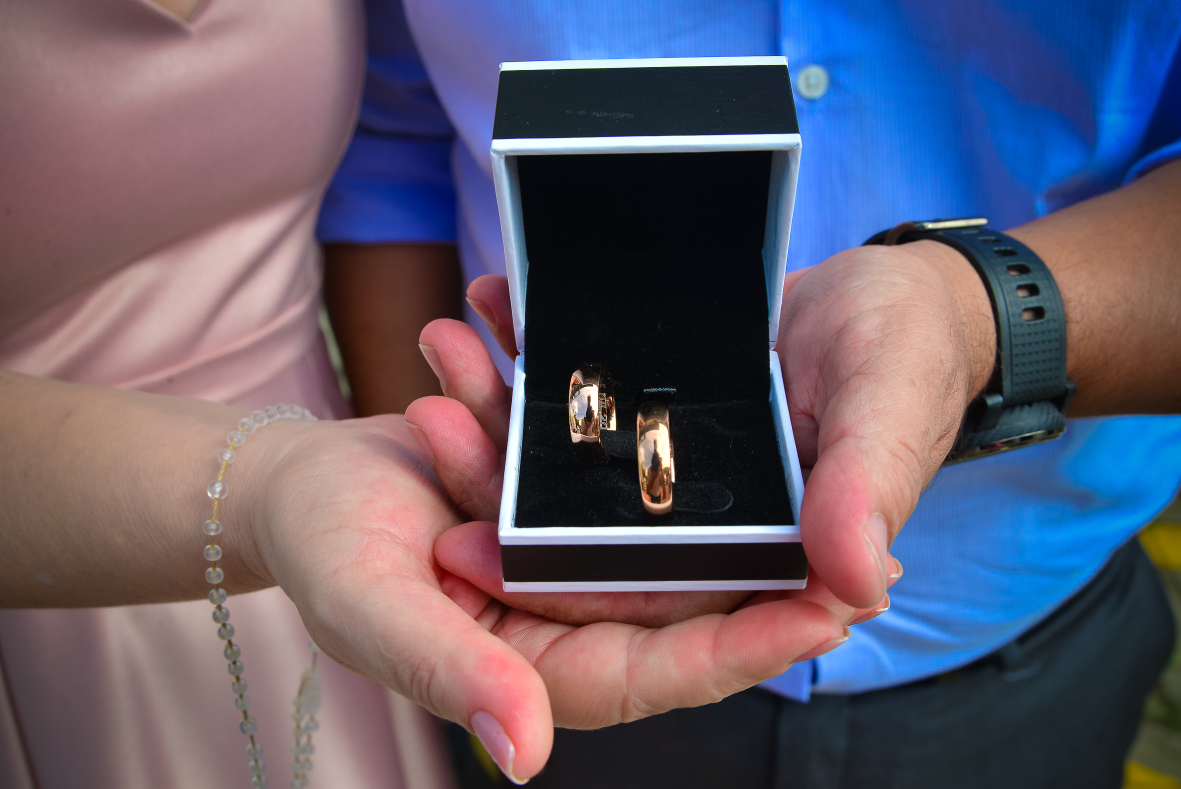
#> input picture photos/original/DSC_0001.jpg, 2362 x 1577 px (shown at 1/2 size); its folder holds only this picture in this run
$ python process_images.py
#> lines starting #> are read from the running program, lines starting #| are printed output that depends on the picture
# process_images.py
from PIL import Image, ImageOps
import json
import os

INPUT_DIR = "photos/original"
OUT_DIR = "static/photos"           # fotos finais direto na pasta static
THUMB_DIR = "static/photos/thumbs"  # thumbs direto na pasta static
MAX_DIM = 2400        # max largura/altura para fotos finais
THUMB_SIZE = (400, 400)
BORDER = 40           # px
BORDER_COLOR = (245, 242, 238)  # cor da moldura (tupla RGB)

os.makedirs(OUT_DIR, exist_ok=True)
os.makedirs(THUMB_DIR, exist_ok=True)

def process_image(in_path):
    # Converte o nome do arquivo para minúsculas e muda a extensão para .webp
#> called with in_path = 'photos/original/DSC_0001.jpg'
    base_name = os.path.splitext(os.path.basename(in_path).lower())[0]
    out_path = os.path.join(OUT_DIR, f"{base_name}.webp")
    thumb_path = os.path.join(THUMB_DIR, f"{base_name}.webp")

    with Image.open(in_path) as im:
        # Garante que a imagem está em modo RGB antes de processar
#> im is the input picture: PIL image 2362x1577 RGB; mean R, G, B 96.9, 90.1, 107.4
        im = im.convert("RGB")

        # redimensiona se maior que MAX_DIM
        w, h = im.size
#> w = 2362; h = 1577
        if max(w, h) > MAX_DIM:
            scale = MAX_DIM / max(w, h)
            im = im.resize((int(w*scale), int(h*scale)), Image.LANCZOS)

        # Adiciona borda e salva a foto final em WebP
        framed = ImageOps.expand(im, border=BORDER, fill=BORDER_COLOR)
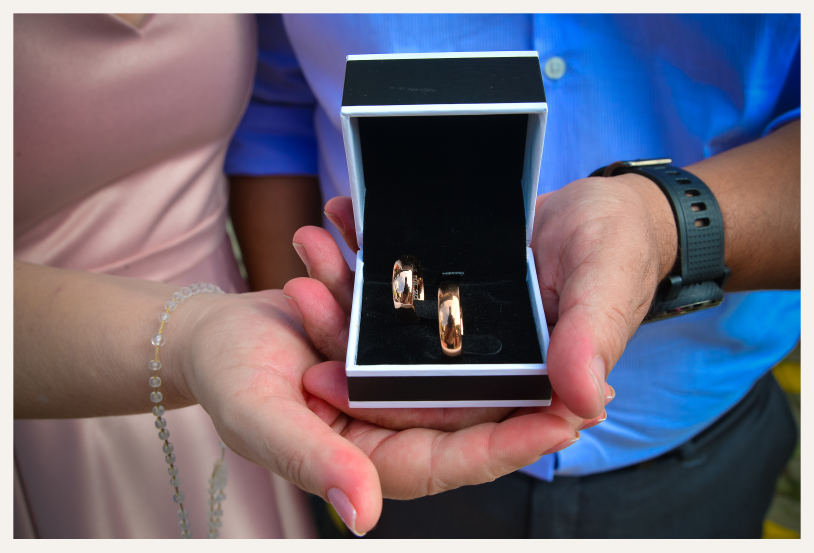
#> framed: PIL image 2442x1657 RGB (shown at 1/3 size); mean R, G, B 108.7, 102.1, 117.7
        final_w, final_h = framed.size
#> final_w = 2442; final_h = 1657
        framed.save(out_path, 'webp', quality=90)

        # criar thumbnail
        thumb = im.copy()
        thumb.thumbnail(THUMB_SIZE, Image.LANCZOS)
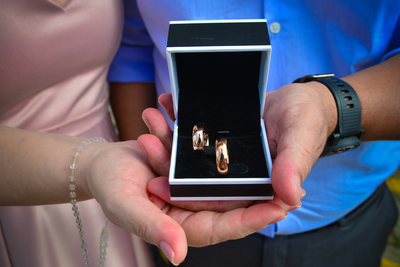
#> thumb: PIL image 400x267 RGB; mean R, G, B 97, 90.2, 107.5
        # Adiciona uma borda menor para o thumbnail
        thumb_border = 10
        thumb = ImageOps.expand(thumb, border=thumb_border, fill=BORDER_COLOR)
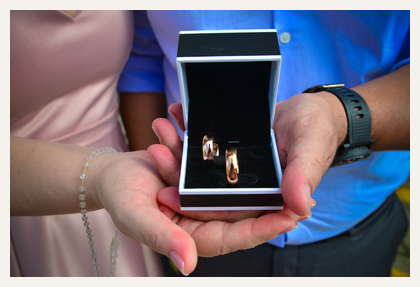
#> thumb: PIL image 420x287 RGB; mean R, G, B 113.9, 107.5, 122.3
        thumb.save(thumb_path, 'webp', quality=80)

        # Retorna os dados da imagem para o JSON
        return {
            "src": os.path.basename(out_path),
            "thumb": os.path.basename(thumb_path),
            "w": final_w,
            "h": final_h
        }

if __name__ == "__main__":
    files = [f for f in os.listdir(INPUT_DIR) if f.lower().endswith(('.jpg','.jpeg','.png'))]
    files.sort()

    image_data = []
    for f in files:
        in_path = os.path.join(INPUT_DIR, f)
        print("Processando:", f)
        data = process_image(in_path)
        image_data.append(data)

    # Salva os metadados em um arquivo JSON
    with open(os.path.join(OUT_DIR, 'photos.json'), 'w') as f:
        json.dump(image_data, f, indent=2)

    print("\nPronto! Fotos processadas e 'photos.json' criado.")

$ run again, on photos/original/DSC_0006.jpg
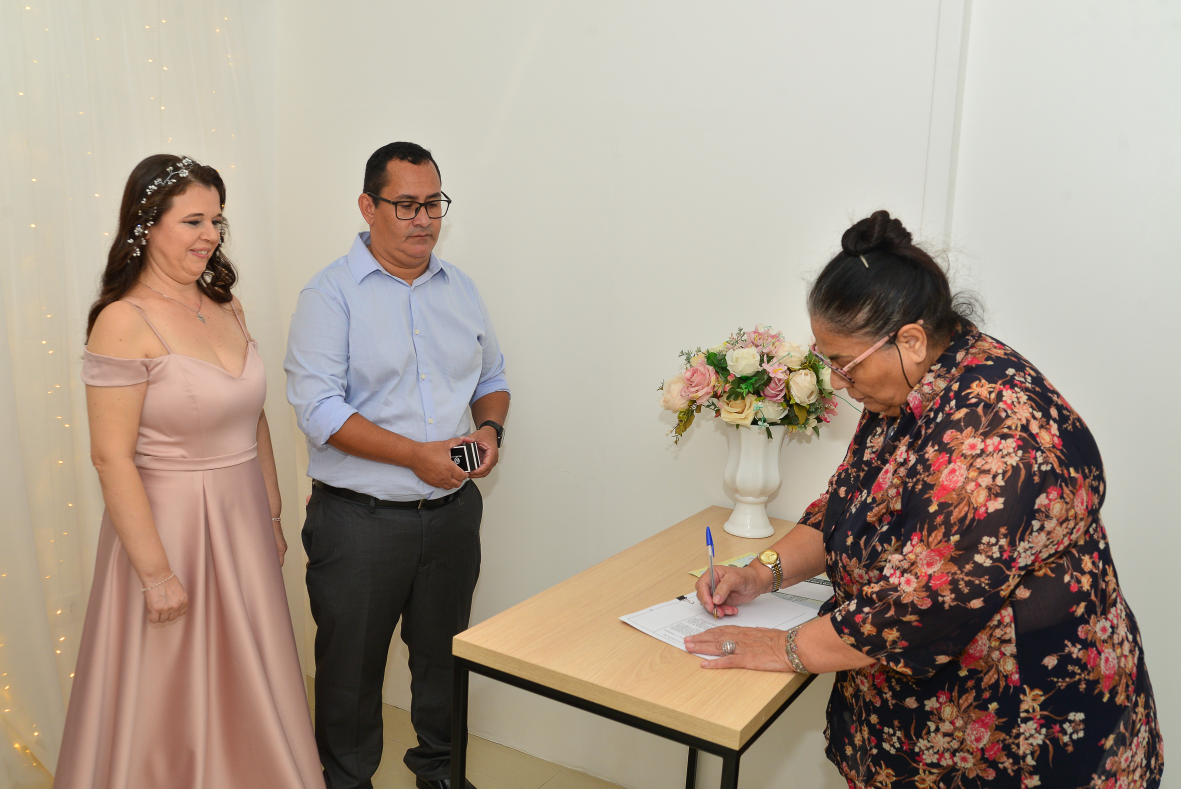
#> input picture photos/original/DSC_0006.jpg, 2362 x 1577 px (shown at 1/2 size)
#> in process_image, im is the input picture: PIL image 2362x1577 RGB; mean R, G, B 169.8, 154.8, 140.8
#> in process_image, `framed = ImageOps.expand(im, border=BORDER, fill=BORDER_COLOR)`:
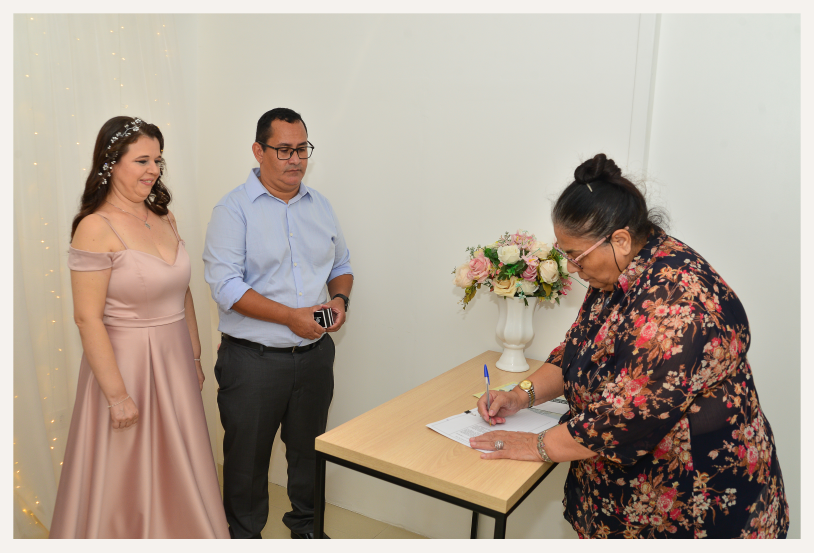
#> framed: PIL image 2442x1657 RGB (shown at 1/3 size); mean R, G, B 175.8, 161.8, 148.5
#> in process_image, `thumb = ImageOps.expand(thumb, border=thumb_border, fill=BORDER_COLOR)`:
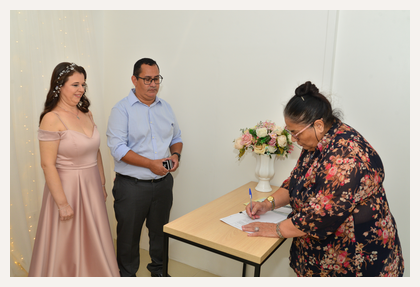
#> thumb: PIL image 420x287 RGB; mean R, G, B 178.5, 164.9, 152

$ run again, on photos/original/DSC_0007.jpg
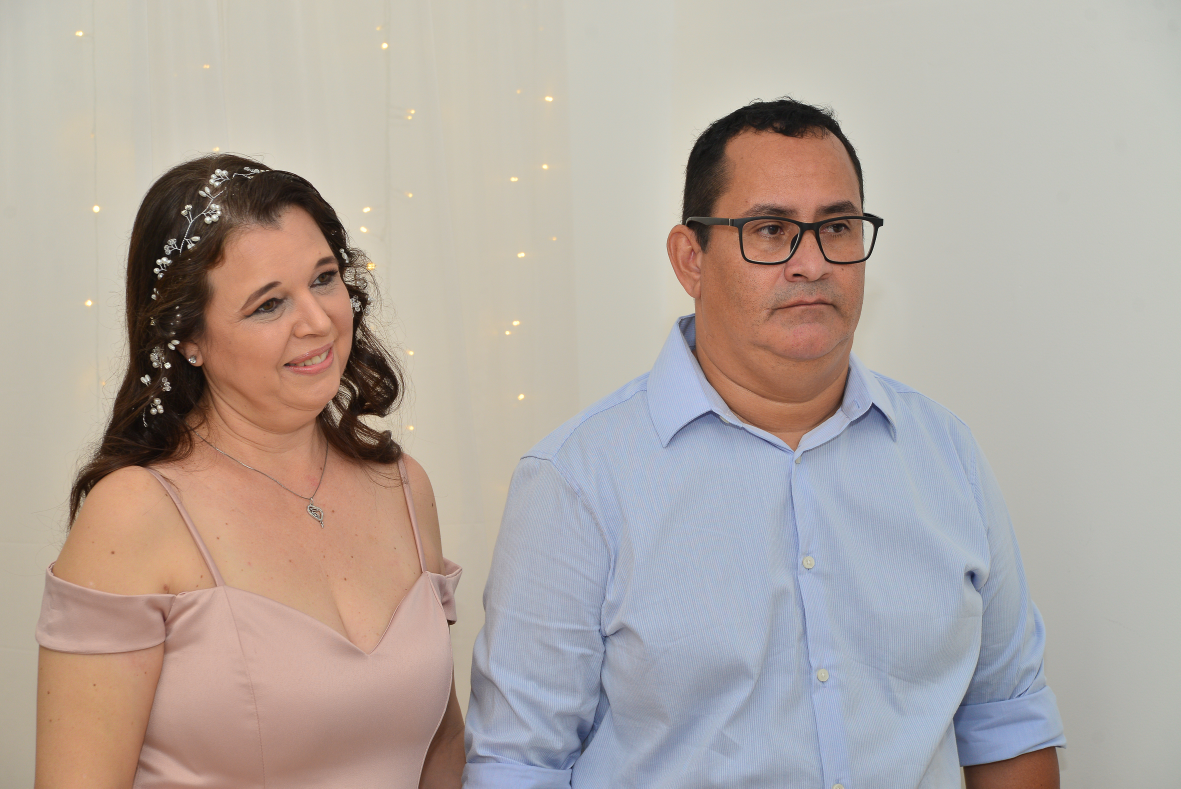
#> input picture photos/original/DSC_0007.jpg, 2362 x 1577 px (shown at 1/2 size)
#> in process_image, im is the input picture: PIL image 2362x1577 RGB; mean R, G, B 177.9, 167.5, 160.5
#> in process_image, `framed = ImageOps.expand(im, border=BORDER, fill=BORDER_COLOR)`:
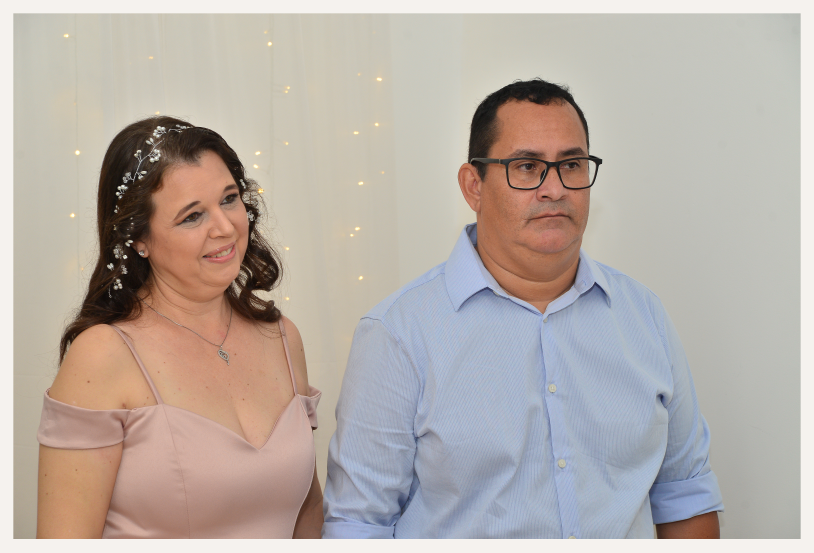
#> framed: PIL image 2442x1657 RGB (shown at 1/3 size); mean R, G, B 183.3, 173.5, 166.6
#> in process_image, `thumb = ImageOps.expand(thumb, border=thumb_border, fill=BORDER_COLOR)`:
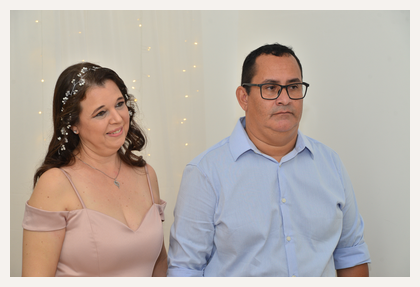
#> thumb: PIL image 420x287 RGB; mean R, G, B 185.7, 176.1, 169.4

$ run again, on photos/original/DSC_0002.jpg
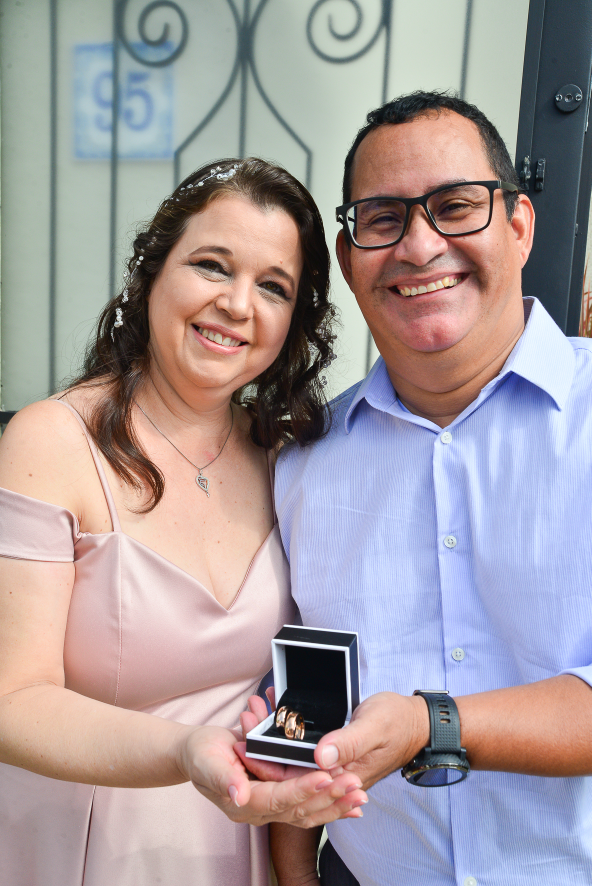
#> input picture photos/original/DSC_0002.jpg, 1183 x 1772 px (shown at 1/2 size)
#> in process_image, im is the input picture: PIL image 1183x1772 RGB; mean R, G, B 165.4, 154.1, 157
#> in process_image, `framed = ImageOps.expand(im, border=BORDER, fill=BORDER_COLOR)`:
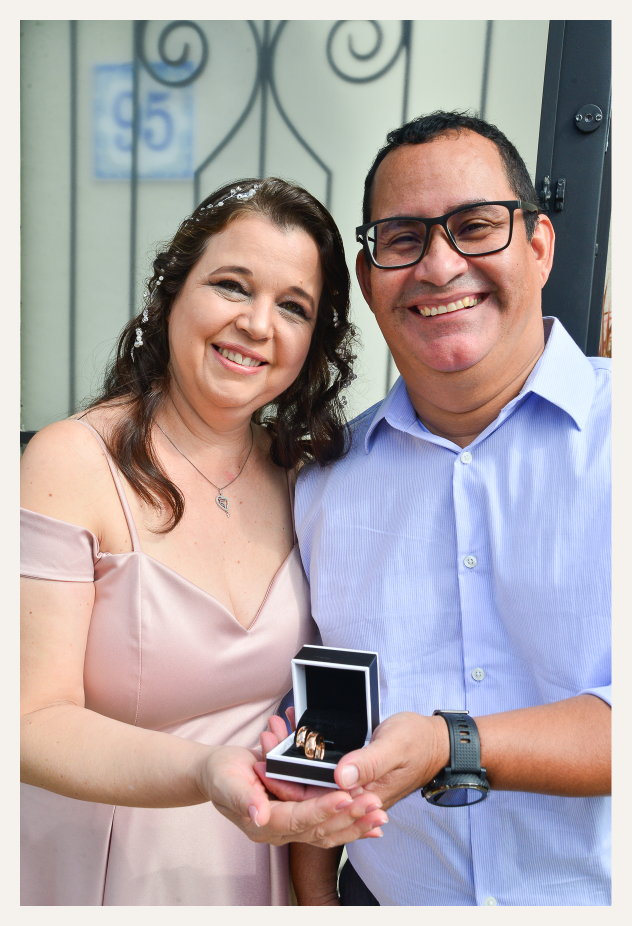
#> framed: PIL image 1263x1852 RGB (shown at 1/2 size); mean R, G, B 173.7, 163.2, 165.4
#> in process_image, `thumb = ImageOps.expand(thumb, border=thumb_border, fill=BORDER_COLOR)`:
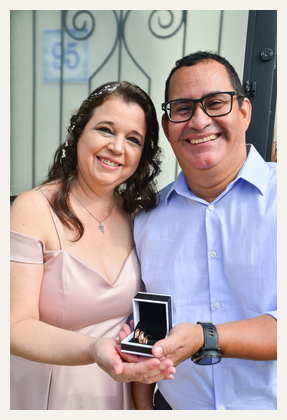
#> thumb: PIL image 287x420 RGB; mean R, G, B 174.6, 164.2, 166.3
